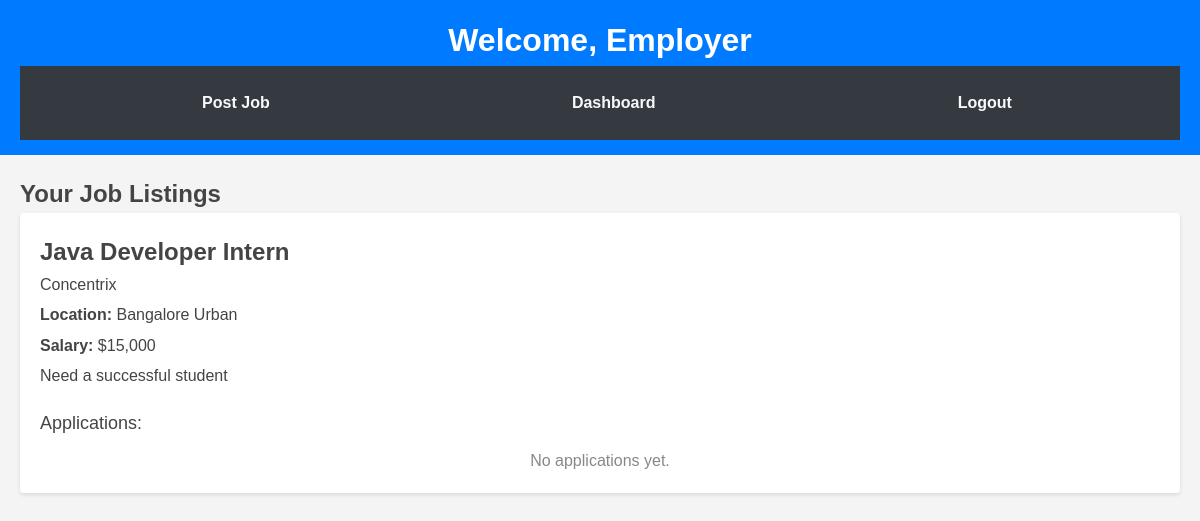
The app's page /my_applications.php (signed in) with its own data.
### tables this page shows
CREATE TABLE `jobs` (
  `id` int(11) NOT NULL,
  `title` varchar(255) NOT NULL,
  `description` text NOT NULL,
  `location` varchar(255) NOT NULL,
  `company` varchar(255) NOT NULL,
  `salary` decimal(10,2) NOT NULL,
  `posted_by` int(11) DEFAULT NULL
);

### my_applications.php (the view, shortened to what this page needs)
<?php
require 'config.php';
$sql_jobs = "SELECT id, title, description, location, company, salary FROM jobs WHERE posted_by = ?";
$stmt_jobs = $conn->prepare($sql_jobs);
$stmt_jobs->bind_param("i", $_SESSION['user_id']);
$stmt_jobs->execute();
$result_jobs = $stmt_jobs->get_result();
$jobs = [];
if ($result_jobs->num_rows > 0) {
    while ($row = $result_jobs->fetch_assoc()) {
        $jobs[] = $row;
    }
}
$applications = [];
foreach ($jobs as $job) {
    $applications[$job['id']] = [];
}
?>
<!DOCTYPE html>
<html lang="en">
<head>
    <link rel="stylesheet" href="styles.css">
</head>
<body>
    <header>
        <h1>Welcome, Employer</h1>
        <nav>
            <ul>
                <li><a href="post_job.php">Post Job</a></li>
                <li><a href="employer_dashboard.php">Dashboard</a></li>
                <li><a href="logout.php">Logout</a></li>
            </ul>
        </nav>
    </header>
    <main>
        <h2>Your Job Listings</h2>
        <?php if (!empty($jobs)): ?>
            <?php foreach ($jobs as $job): ?>
                <div class="job-section">
                    <div class="job-header">
                        <h3><?= htmlspecialchars($job['title']) ?></h3>
                        <span><?= htmlspecialchars($job['company']) ?></span>
                    </div>
                    <div class="job-details">
                        <p><strong>Location:</strong> <?= htmlspecialchars($job['location']) ?></p>
                        <p><strong>Salary:</strong> $<?= htmlspecialchars(number_format($job['salary'])) ?></p>
                        <p><?= htmlspecialchars($job['description']) ?></p>
                    </div>
                    <div class="application-section">
                        <div class="application-header">Applications:</div>
                        <?php if (!empty($applications[$job['id']])): ?>
                            <ul class="application-list">
                                <?php foreach ($applications[$job['id']] as $app): ?>
                                    <li>
                                        <strong>Applicant:</strong> <?= htmlspecialchars($app['username']) ?><br>
                                        <strong>Email:</strong> <?= htmlspecialchars($app['email']) ?><br>
                                        <strong>Applied At:</strong> <?= htmlspecialchars($app['applied_at']) ?><br>
                                        <form method="POST">
                                            <input type="hidden" name="application_id" value="<?= $app['application_id'] ?>">
                                            <div class="application-status">
                                                <label for="status">Status:</label>
                                                <select name="status" required>
                                                    <option value="Pending" <?= $app['status'] === 'Pending' ? 'selected' : '' ?>>Pending
                                                    </option>
                                                    <option value="Reviewed" <?= $app['status'] === 'Reviewed' ? 'selected' : '' ?>>
                                                        Reviewed</option>
                                                    <option value="Rejected" <?= $app['status'] === 'Rejected' ? 'selected' : '' ?>>
                                                        Rejected</option>
                                                    <option value="Accepted" <?= $app['status'] === 'Accepted' ? 'selected' : '' ?>>
                                                        Accepted</option>
                                                </select>
                                                <button type="submit" name="update_status">Update Status</button>
                                            </div>
                                        </form>
                                    </li>
                                <?php endforeach; ?>
                            </ul>
                        <?php else: ?>
                            <p class="no-applications">No applications yet.</p>
                        <?php endif; ?>
                    </div>
                </div>
            <?php endforeach; ?>
        <?php else: ?>
            <p class="no-jobs">No jobs posted yet.</p>
        <?php endif; ?>
    </main>
</body>
</html>

### styles.css (style rules this page uses)
* { margin: 0; padding: 0; box-sizing: border-box; font-family: 'Verdana', sans-serif; }
body { color: #444; background-color: #eaeef1; line-height: 1.6; }
header nav { background-color: #343a40; padding: 1.5rem; }
header nav ul { list-style: none; display: flex; justify-content: space-around; }
header nav ul li { margin-left: 1.5rem; }
header nav ul li a { color: #f8f9fa; text-decoration: none; font-weight: bold; transition: color 0.3s; }

### my_applications.php (style rules this page uses)
body { font-family: 'Arial', sans-serif; margin: 0; padding: 0; background-color: #f4f4f4; }
header { background: #007bff; color: #fff; padding: 15px 20px; text-align: center; }
nav ul { list-style: none; padding: 0; margin: 0; }
nav ul li { display: inline; margin-right: 10px; }
nav ul li a { color: #fff; text-decoration: none; }
main { padding: 20px; }
.job-section { background: #fff; padding: 20px; margin-bottom: 20px; border-radius: 4px; box-shadow: 0 2px 4px rgba(0, 0, 0, 0.1); }
.job-header h3 { margin: 0; font-size: 24px; }
.job-details p { margin: 5px 0; }
.application-section { margin-top: 20px; }
.application-header { font-size: 18px; margin-bottom: 10px; }
.no-applications { text-align: center; color: #888; }

### records on screen
jobs: title "Java Developer Intern", company "Concentrix", location "Bangalore Urban", salary "15,000", description "Need a successful student", shows "No applications yet."
